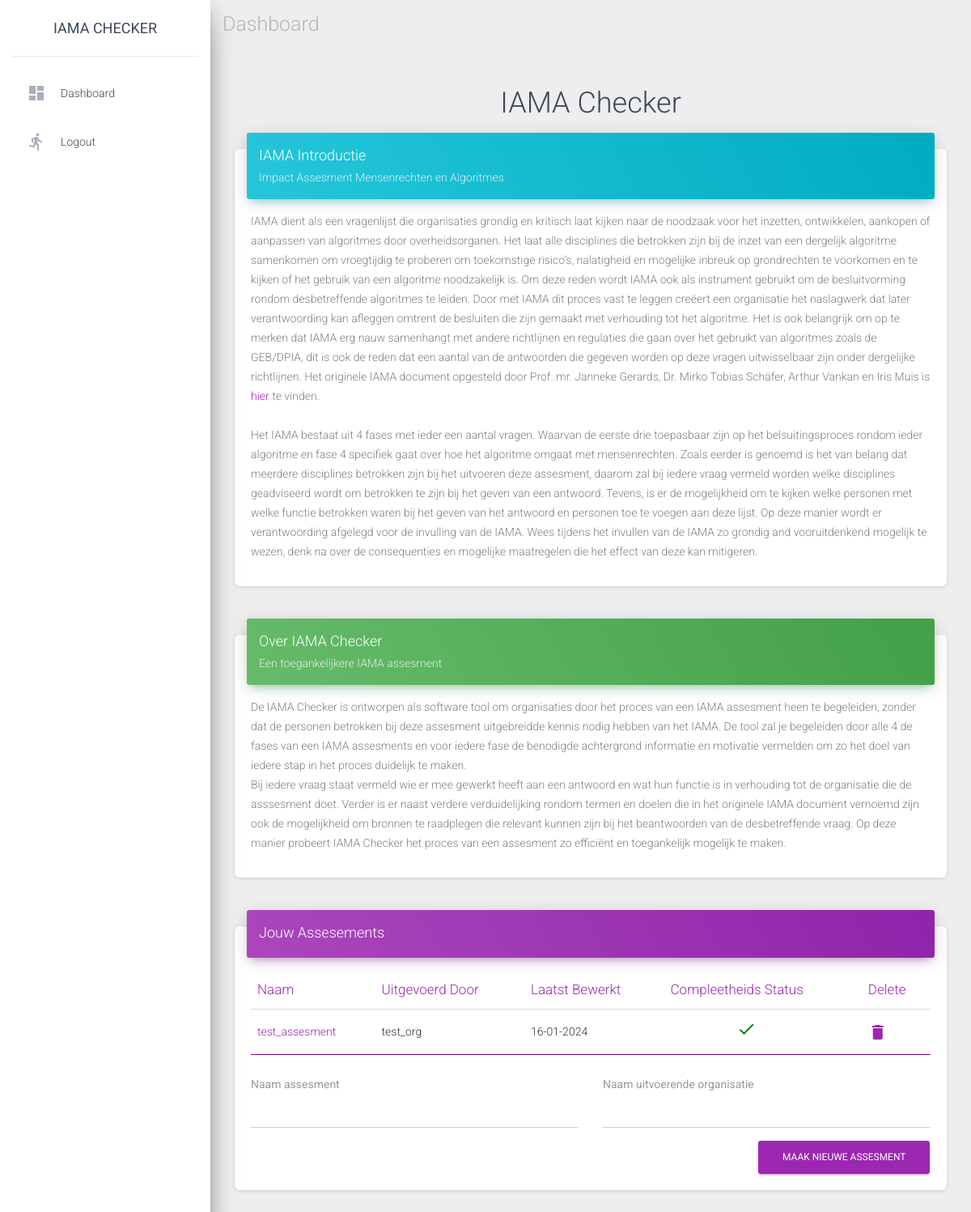
Screenshot of / (signed in) with the database file from the repository.
### base/models.py (models this page shows)
class Assesment(models.Model):
    name = models.CharField(max_length=40)# Name of the assesment
    organisation = models.CharField(max_length=50)# Name of the organisation performing the assesment
    complete_status = models.BooleanField(default=False)# Complete when all questions have been answered
    date_last_saved = models.DateField(auto_now=True)# Automatically saves new value when this object is saved
    user = models.ForeignKey(User, on_delete=models.CASCADE, default=user_pk_sentinel)

### base/views.py (the view)
# urls.py: path("", views.home, name="home"),
@login_required
def home(request):
    assesments_list = Assesment.objects.filter(user__pk=request.user.pk).order_by("-date_last_saved")
    return render(request, "base/home.html", {"assesments_list": assesments_list})

### base/templates/base/home.html (shortened to what this page needs)
{% extends "base/base.html" %}
{% block navigation %}
Dashboard
{% endblock %}
{% block content %}
{% if user.is_authenticated %}
    <div class="row">
        <h2 class="iama">IAMA Checker</h2>
    </div>
    <div class="row">
        <div class="col-md-12">
            <div class="card">
                <div class="card-header card-header-info">
                    <h4 class="card-title">IAMA Introductie</h4>
                    <p class="card-category">Impact Assesment Mensenrechten en Algoritmes</p>
                </div>
                <div class="card-body">
                    <p style="color: grey">
                        IAMA dient als een vragenlijst die organisaties grondig en kritisch laat kijken naar de noodzaak voor het inzetten, ontwikkelen, aankopen of aanpassen van algoritmes door overheidsorganen.
                         Het laat alle disciplines die betrokken zijn bij de inzet van een dergelijk algoritme samenkomen om vroegtijdig te proberen om toekomstige risico’s, nalatigheid en mogelijke inbreuk op grondrechten te voorkomen en te kijken of het gebruik van een algoritme noodzakelijk is.
                         Om deze reden wordt IAMA ook als instrument gebruikt om de besluitvorming rondom desbetreffende algoritmes te leiden. Door met IAMA dit proces vast te leggen creëert een organisatie het naslagwerk dat later verantwoording kan afleggen omtrent de besluiten die zijn gemaakt met verhouding tot het algoritme.
                         Het is ook belangrijk om op te merken dat IAMA erg nauw samenhangt met andere richtlijnen en regulaties die gaan over het gebruikt van algoritmes zoals de GEB/DPIA, dit is ook de reden dat een aantal van de antwoorden die gegeven worden op deze vragen uitwisselbaar zijn onder dergelijke richtlijnen.
                         Het originele IAMA document opgesteld door Prof. mr. Janneke Gerards, Dr. Mirko Tobias Schäfer, Arthur Vankan en Iris Muis is <a href="https://www.rijksoverheid.nl/documenten/rapporten/2021/02/25/impact-assessment-mensenrechten-en-algoritmes">hier</a> te vinden.
                    <br>
                    <br>
                        Het IAMA bestaat uit 4 fases met ieder een aantal vragen.
                         Waarvan de eerste drie toepasbaar zijn op het belsuitingsproces rondom ieder algoritme en fase 4 specifiek gaat over hoe het algoritme omgaat met mensenrechten.
                         Zoals eerder is genoemd is het van belang dat meerdere disciplines betrokken zijn bij het uitvoeren deze assesment, daarom zal bij iedere vraag vermeld worden welke disciplines geadviseerd wordt om betrokken te zijn bij het geven van een antwoord.
                         Tevens, is er de mogelijkheid om te kijken welke personen met welke functie betrokken waren bij het geven van het antwoord en personen toe te voegen aan deze lijst.
                         Op deze manier wordt er verantwoording afgelegd voor de invulling van de IAMA.
                         Wees tijdens het invullen van de IAMA zo grondig and vooruitdenkend mogelijk te wezen, denk na over de consequenties en mogelijke maatregelen die het effect van deze kan mitigeren.
                    </p>
                </div>
            </div>
        </div>
    </div>
    <div class="row">
        <div class="col-md-12">
            <div class="card">
                <div class="card-header card-header-success">
                    <h4 class="card-title">Over IAMA Checker</h4>
                    <p class="card-category">Een toegankelijkere IAMA assesment</p>
                </div>
                <div class="card-body">
                    <p style="color: grey;">
                        De IAMA Checker is ontworpen als software tool om organisaties door het proces van een IAMA assesment heen te begeleiden, zonder dat de personen betrokken bij deze assesment uitgebreidde kennis nodig hebben van het IAMA.
                        De tool zal je begeleiden door alle 4 de fases van een IAMA assesments en voor iedere fase de benodigde achtergrond informatie en motivatie vermelden om zo het doel van iedere stap in het proces duidelijk te maken.
                        <br>
                        Bij iedere vraag staat vermeld wie er mee gewerkt heeft aan een antwoord en wat hun functie is in verhouding tot de organisatie die de asssesment doet.
                        Verder is er naast verdere verduidelijking rondom termen en doelen die in het originele IAMA document vernoemd zijn ook de mogelijkheid om bronnen te raadplegen die relevant kunnen zijn bij het beantwoorden van de desbetreffende vraag.
                        Op deze manier probeert IAMA Checker het proces van een assesment zo efficiënt en toegankelijk mogelijk te maken.
                    </p>
                </div>
            </div>
        </div>
    </div>
    <div class="row">
        <div class="col-md-12">
            <div class="card">
                <div class="card-header card-header-primary">
                    <h4 class="card-title ">Jouw Assesements</h4>
                </div>
                <div class="card-body">
                    <div class="table-responsive">
                    <table class="table iama-bottom-border">
                        <thead class=" text-primary">
                        <th>
                            Naam
                        </th>
                        <th>
                            Uitgevoerd Door
                        </th>
                        <th>
                            Laatst Bewerkt
                        </th>
                        <th>
                            Compleetheids Status
                        </th>
                        <th>
                            Delete
                        </th>
                        </thead>
                        <tbody>
                        {% for item in assesments_list %}
                        <tr>
                            <td>
                            <a href="{% url 'base:detail' item.id %}">{{ item.name }}</a>
                            </td>
                            <td>
                            {{ item.organisation }}
                            </td>
                            <td>
                            {{ item.date_last_saved|date:"d-m-Y" }}
                            </td>
                            <td style="padding-left: 90px">
                                {% if item.complete_status %}
                                    <i class="material-icons" style="color: green">done</i>
                                {% else %}
                                    <i class="material-icons" style="color: red">close</i>
                                {% endif %}
                            </td>
                            <td>
                              <a data-toggle="modal", data-target=#delete_modal{{ item.id }} href="#">
                                  <i class="material-icons">delete</i>
                              </a>
                            </td>
                        </tr>
                        {% endfor %}
                        </tbody>
                    </table>
                    </div>
                    <form action="{% url 'base:create_assesment' %}" method="post">
                        <div class="row">
                            <div class="col-md-6">
                                <div class="form-group">
                                    <label class="bmd-label-floating">Naam assesment</label>
                                    <input type="text" class="form-control" name="name">
                                </div>
                            </div>
                            <div class="col-md-6">
                                <div class="form-group">
                                    <label class="bmd-label-floating">Naam uitvoerende organisatie</label>
                                    <input type="text" class="form-control" name="organisation">
                                </div>
                            </div>
                        </div>
                        <button type="submit" class="btn btn-primary pull-right">Maak nieuwe assesment</button>
                        <div class="clearfix"></div>
                    </form>
                </div>
            </div>
        </div>
    </div>
{% endif %}
{% endblock %}

### rows the page displays
Assesment: name "test_assesment", organisation "test_org", date_last_saved "16-01-2024", complete_status True (drawn)
